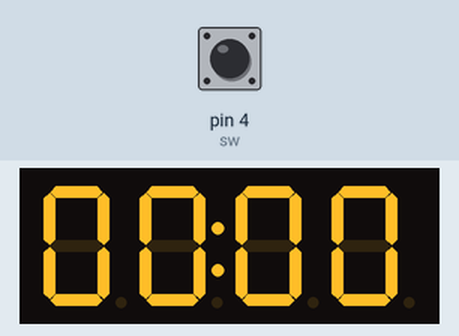
Recording of a sketch running on a simulated Arduino Uno, built with avr-gcc and run on an emulated ATmega328P. On the bench: 4-digit seven-segment display. The test bench sets the inputs (shaded band); at power-on: pin 4 (sw) LOW.

Above: at 0.8 s.
0.9 s: pin 4 (sw) pulled HIGH for 0.15 s
At 2.3 s:
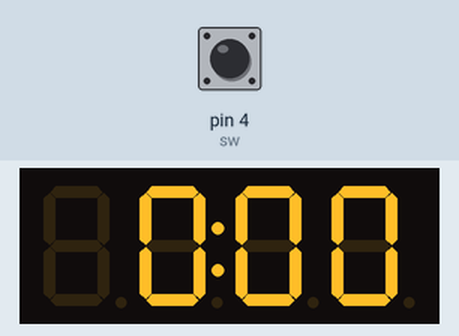
At 3.3 s:
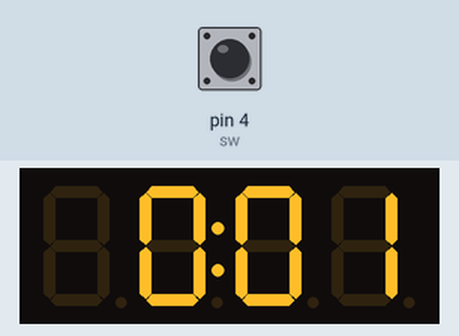
Timing chart, 0 to 4.8 s (numbered marks = the images above; inputs shaded):
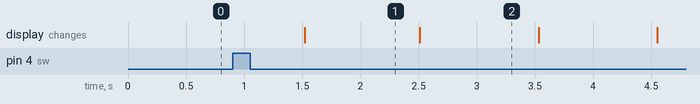

Measured:
- after the input at 0.9 s, the display: changes after 0.62 s (image 1)
- what the display in image 1 shows lasts 1.0 s, from 1.5 s to 2.5 s

The sketch:

ArduinoProjectTimerEx.ino
```cpp
#include <Arduino_FreeRTOS.h>
#include <TM1637Display.h> // Tm1637 module

// TM1637 Module connection pins (Digital Pins)
#define CLK 2
#define DIO 3
TM1637Display display(CLK, DIO);
int speakerpin = 12; //스피커가 연결된 디지털핀 설정
int sw=4;

int states=0;
int counts=0;
char turnon='0';
char check='0';


unsigned long cnt=0;//버튼눌리는 시간간의 거리


const uint8_t SEG_DONE[] = {
  SEG_B | SEG_C | SEG_D | SEG_E | SEG_G,           // d
  SEG_A | SEG_B | SEG_C | SEG_D | SEG_E | SEG_F,   // O
  SEG_C | SEG_E | SEG_G,                           // n
  SEG_A | SEG_D | SEG_E | SEG_F | SEG_G            // E
  };


// time calc
#define numberOfSeconds(_time_) ((_time_ / 1000) % 60)
#define numberOfMinutes(_time_) ((_time_ / 1000) / 60)
// hold time selected in ms.
//unsigned long timeLimit = 3000000;// 1000*60*50 = 50분
//unsigned long timeLimit = 1200000;// 1000*60*20 = 20분
unsigned long timeLimit = 600000;// 1000*60*10 = 10분
//unsigned long timeLimit = 1800000;// 1000*60*30 = 30분
//unsigned long timeLimit = 1800; // 3초
int timer=0;


void setup() {
 Serial.begin(9600);

  //display setup
  display.setBrightness(0);    // LED 밝기조정   0~6
  //display.setBrightness(0x0c);
  display.showNumberDecEx(0, 0x40, true);    //64
  pinMode(sw, INPUT);
  /* Create one of the two tasks. */
  xTaskCreate(  vTask1,   /* Pointer to the function that implements the task. */
    "Task 1", /* Text name for the task.  This is to facilitate debugging only. */
    200,    /* Stack depth - most small microcontrollers will use much less stack than this. */
    NULL,   /* We are not using the task parameter. */
    1,      /* This task will run at priority 1. */
    NULL );   /* We are not using the task handle. */

  /* Create the other task in exactly the same way. */
  xTaskCreate( vTask2, "Task 2", 200, NULL, 1, NULL );


  vTaskStartScheduler();

  for( ;; );
//  return 0;
}
/*-----------------------------------------------------------*/

void vTask1( void *pvParameters )
{
  /* As per most tasks, this task is implemented in an infinite loop. */
  for( ;; )
  {
    for (long i = 0; i < timeLimit; i=i+1000)   // data type을 long 으로
    {
    // To display the countdown in mm:ss format, separate the parts
      if(check=='2'){
        i=0;
        int seconds = numberOfSeconds(i);
        int minutes = numberOfMinutes(i);
        display.showNumberDecEx(seconds, 0, true,2,2) ;
        display.showNumberDecEx(minutes, (0x80 >> 1), false, 2, 0) ;  // turn on colon    원본은  0x80 >> 3 인데 콜론이 on 되지 않아 0x80 >> 1 로 변경
      }
    while(turnon=='0'){//일시정지
     delay(100);
    }

    int seconds = numberOfSeconds(i);//시간표시
    int minutes = numberOfMinutes(i);
    display.showNumberDecEx(seconds, 0, true,2,2) ;
    // Display the minutes in the first two places, with colon
    display.showNumberDecEx(minutes, (0x80 >> 1), false, 2, 0) ;  // turn on colon    원본은  0x80 >> 3 인데 콜론이 on 되지 않아 0x80 >> 1 로 변경
    //showNumberDecEx(표시할번호,도트,선행제로,설정할 자릿수,위치 최하위 숫자(0-맨왼쪽 ,3맨오른쪽));
    //https://sminghub.github.io/Sming/api/classTM1637Display.html#a37c8b71de1418f1b545782b722d7277a
    /*도트
    0.000 (0b10000000)
    00.00 (0b01000000)
    000.0 (0b00100000)
    0.0.0.0 (0b11100000) 콜론 만있는 디스플레이의 경우 :
    00:00 (0b01000000) 점과 콜론 콜론이있는 디스플레이의 경우 :
    0.0 : 0.0 (0b11100000)
     *
     */
     delay(950);//동작시간이 50정도 소요되서 1000-50=950

  }

   display.setSegments(SEG_DONE);//시간다됬을시 done표시
   tone(speakerpin, 500,3000);//3초동안 부저울림(핀,소리음,소리지속시간)
   delay(2000);
   turnon='0';

  }
}
/*-----------------------------------------------------------*/

void vTask2( void *pvParameters )
{

  /* As per most tasks, this task is implemented in an infinite loop. */
  for( ;; )
  {
    if (digitalRead(sw) && counts==0 && cnt==0)//디지털핀에서 신호를 받았을때
  {
    cnt=millis();//현재시간
    counts++;//누른횟수
  }
  else if (millis() > cnt+500 && cnt>0)//0.5초안에 버튼을 누르지 않고 1번이상 눌럿을때
  {
    states=counts;//누른횟수 저장
    counts=0;//카운트 초기화
    cnt=0;
  }
  else if (digitalRead(sw) && millis() > cnt+200)//0.2초안에 한번더 눌리면 이건 조절이 필요할수도 있다.
  {
    cnt=millis();//시간초기화
    counts++;//카운트증가

    if (counts >= 3)
    {
      counts=3;//3번이상이면 카운트3
    }
  }

   switch (states)
  {
    case 0:
    break;
    case 1:
     if (turnon=='0'){
      turnon='1';
     }else{
      turnon='0';
     }
     check='1';
     states=0;
    break;
    case 2:
     check='2';

     turnon='0';//초기화
     states=0;
    break;
  }

  }
}
  /*------------------------------------------------------------*/

void loop() {}
```
